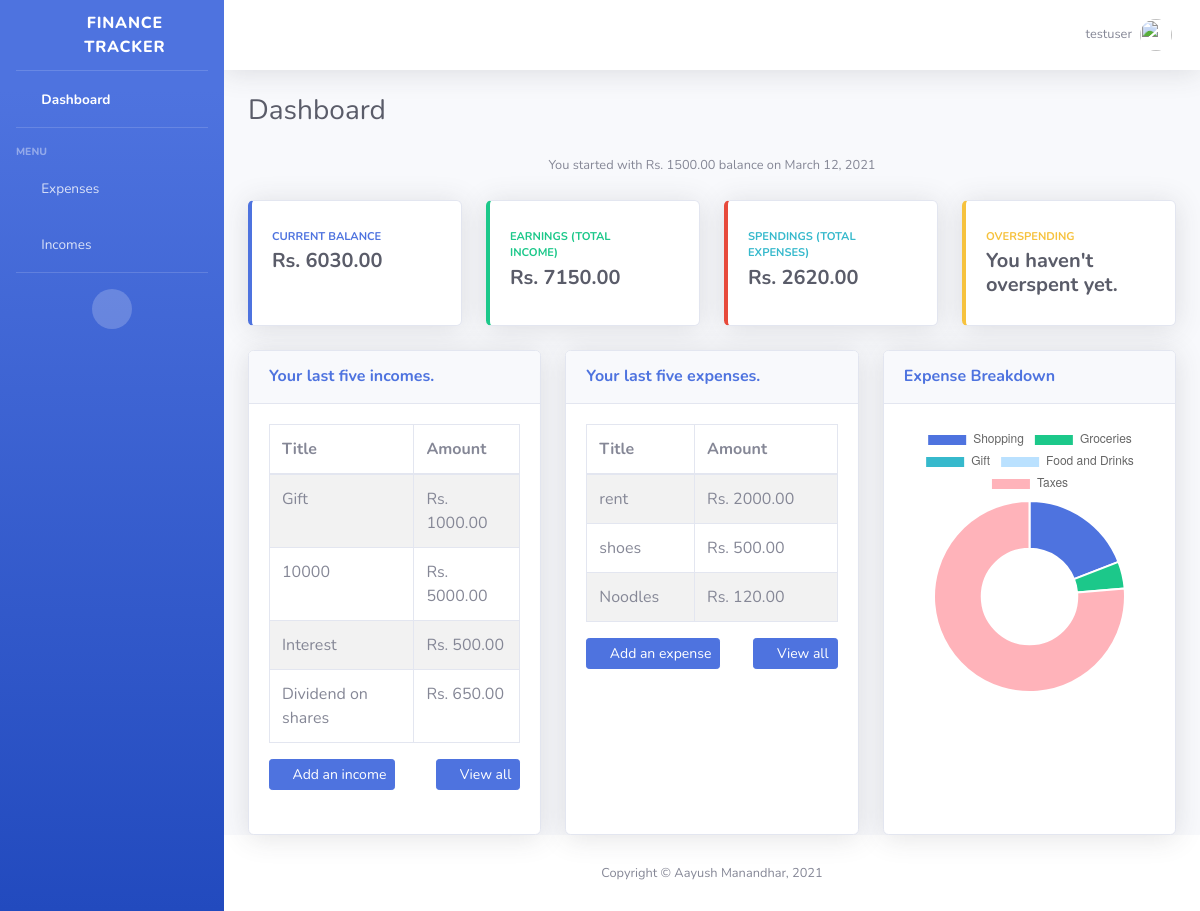
The app's page / (signed in), older data.
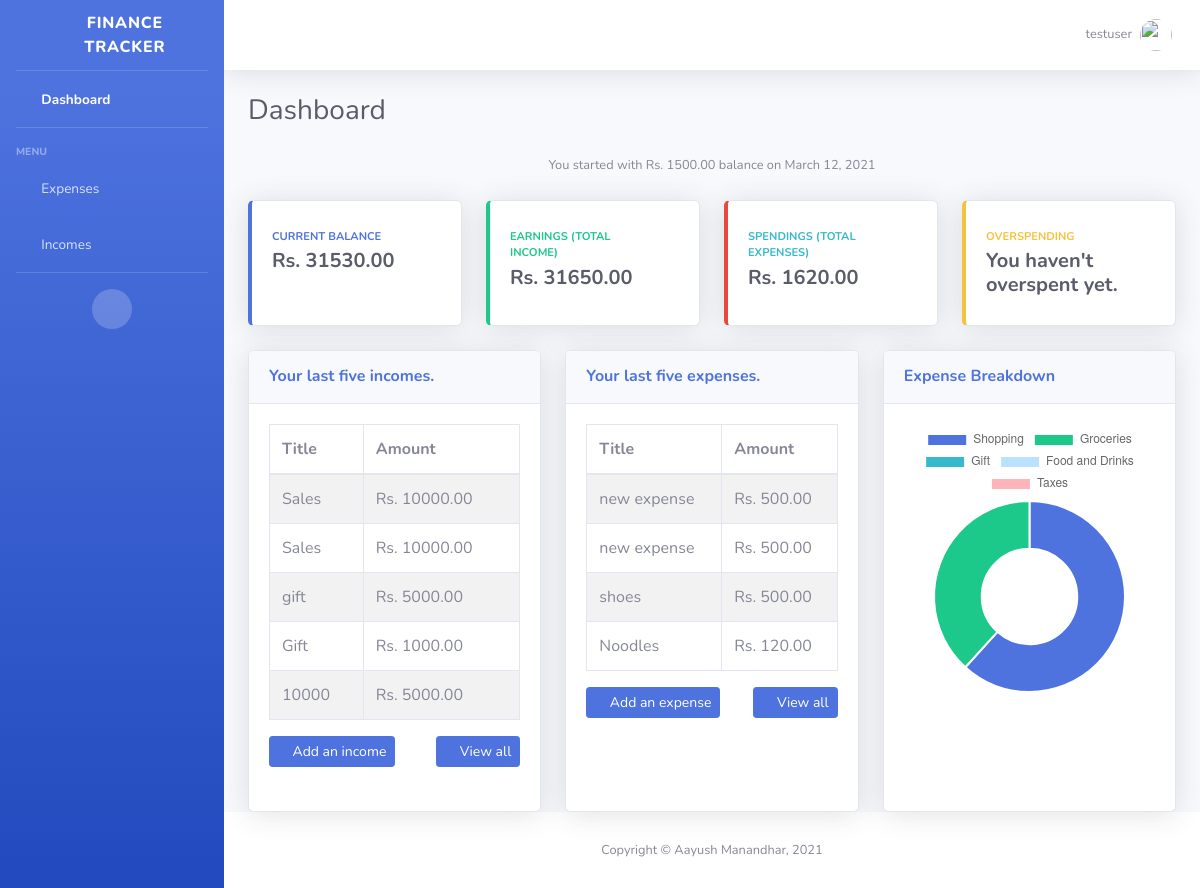
The same page, newer data.
### expense/models.py (models this page shows)
class StartAmt(models.Model):
    user = models.ForeignKey(User, on_delete=models.CASCADE, default=1)
    amount = models.DecimalField(max_digits=8, decimal_places=2)
    date = models.DateField(auto_now_add=True)

class Income(models.Model):
    user = models.ForeignKey(User, on_delete=models.CASCADE, default=1)
    title = models.CharField(max_length=101)
    amount = models.DecimalField(max_digits=8, decimal_places=2)
    date = models.DateField(default=datetime.now)
    category = models.ForeignKey(IncomeCategory, on_delete=models.CASCADE)
    image = models.ImageField(upload_to="images/incomes", default='images/expenses/default.jpg', blank=True)
    description = models.TextField(blank=True)
    def __str__(self):
        return self.title

class Expense(models.Model):
    user = models.ForeignKey(User, on_delete=models.CASCADE, default=1)
    title = models.CharField(max_length=101)
    amount = models.DecimalField(max_digits=8, decimal_places=2)
    date = models.DateField(default= datetime.now)
    category = models.ForeignKey(Category, on_delete=models.CASCADE)
    image = models.ImageField(upload_to="images/expenses", blank=True)
    description = models.TextField(blank = True)
    def __str__(self):
        return self.title

### expense/views.py (the view)
# urls.py: path('', views.index, name='home'),
@login_required()
def index(request):
    balance = ''
    difference = ''
    expenses = Expense.objects.filter(user = request.user)
    expenses1 = Expense.objects.filter(user = request.user)
    all_incomes = Income.objects.filter(user = request.user)
    startamt = StartAmt.objects.filter(user = request.user)
    firstFiveexp = Expense.objects.filter(user = request.user).order_by('-date')[:5]
    firstFiveinc = Income.objects.filter(user = request.user).order_by('-date')[:5]
    categories = Category.objects.all()
    sum1 = 0
    a=0
    for exp in expenses:
        sum1 += exp.amount
        print(sum1)
    Incomesum = 0
    for income in all_incomes:
        Incomesum += income.amount
    for bal in startamt:
        a = bal.amount
    if a>0:
        balance = (a+Incomesum)-sum1
        difference = sum1-(Incomesum+a)
    list1 = []
    catlist = []
    b = 1
    sum = 0
    for cat in categories:
        cat1 = Expense.objects.filter(category=b, user=request.user)
        cat2 = Category.objects.get(id=b)
        catlist.append(cat2)
        for cat in cat1:
            sum += cat.amount
        list1.append(sum)
        sum = 0
        b += 1
    context = {
        'expenses':expenses,
        'incomes': all_incomes,
        'totalexp':sum1,
        'totalIncome':Incomesum,
        'diff':difference,
        'firstFiveexp':firstFiveexp,
        'firstFiveinc':firstFiveinc,
        'balance':balance,
        'start':startamt,
        'list': list1,
        'catlist': catlist,
    }
    return render(request,'expense/index.html',context)

### expense/models.py (called while the page is built)
    def __str__(self):
        return self.name

### expense/templates/expense/index.html (shortened to what the changed rows need)
<!DOCTYPE html>
<html lang="en">
{% load static %}
<head>
    <link href="{% static 'expense/vendor/fontawesome-free/css/all.min.css' %}" rel="stylesheet" type="text/css">
    <link href="{% static 'expense/css/sb-admin-2.min.css' %}" rel="stylesheet">
</head>
<body id="page-top">
<div id="wrapper">
    <div id="content-wrapper" class="d-flex flex-column">
        <div id="content">
            <div class="container-fluid">
                <div class="d-sm-flex align-items-center justify-content-between mb-4">
                    <h1 class="h3 mb-0 text-gray-800">Dashboard</h1>
                </div>
                    <center><small class="text-muted">
                        {% for start in start %}
                          You started with Rs. {{ start.amount }} balance on {{ start.date }}
                        {% endfor %}
                    </small></center> <br/>
                <div class="row">
                    <div class="col-xl-3 col-md-6 mb-4">
                        <div class="card border-left-primary shadow h-100 py-2">
                            <div class="card-body">
                                <div class="row no-gutters align-items-center">
                                    <div class="col mr-2">
                                        <div class="text-xs font-weight-bold text-primary text-uppercase mb-1">
                                            Current Balance
                                        </div>
                                        <div class="h5 mb-0 font-weight-bold text-gray-800">{% if balance < 0 %}
                                            You don't have money!
                                            {% else %}
                                            Rs. {{ balance }}
                                            {% endif %}
                                        </div>
                                    </div>
                                </div>
                            </div>
                        </div>
                    </div>
                    <div class="col-xl-3 col-md-6 mb-4">
                        <div class="card border-left-success shadow h-100 py-2">
                            <div class="card-body">
                                <div class="row no-gutters align-items-center">
                                    <div class="col mr-2">
                                        <div class="text-xs font-weight-bold text-success text-uppercase mb-1">
                                            Earnings (Total Income)
                                        </div>
                                        <div class="h5 mb-0 font-weight-bold text-gray-800"> {% if totalIncome == 0 %}
                                            No data stored!
                                            {% else %}
                                            Rs. {{ totalIncome }}
                                            {% endif %}
                                        </div>
                                    </div>
                                </div>
                            </div>
                        </div>
                    </div>
                    <div class="col-xl-3 col-md-6 mb-4">
                        <div class="card border-left-danger shadow h-100 py-2">
                            <div class="card-body">
                                <div class="row no-gutters align-items-center">
                                    <div class="col mr-2">
                                        <div class="row no-gutters align-items-center">
                                            <div class="col-auto">
                                                <div class="h5 mb-0 mr-3 font-weight-bold text-gray-800">
                                                    {% if totalexp == 0 %}
                                                    No data stored!
                                                    {% else %}
                                                    Rs. {{ totalexp }}
                                                    {% endif %}
                                                </div>
                                            </div>
                                        </div>
                                    </div>
                                </div>
                            </div>
                        </div>
                    </div>
                </div>
                <div class="row">
                    <div class="col-xl-4 col-lg-7">
                        <div class="card shadow mb-4 h-100">
                            <div class="card-body">
                                <div class="chart-area">
                                     <table class="table table-striped table-bordered" >
                                        <thead>
                                          <tr>
                                            <th>Title</th>
                                            <th>Amount</th>
                                          </tr>
                                        </thead>
                                        <tbody>
                                           {% for income in firstFiveinc %}
                                           <tr>
                                            <td>{{ income }}</td><td>Rs. {{ income.amount }}</td>
                                          </td></tr>
                                            {% endfor %}
                                        </tbody>
                                      </table>
                                </div>
                            </div>
                        </div>
                    </div>
                    <div class="col-xl-4 col-lg-7">
                        <div class="card shadow mb-4 h-100">
                            <div class="card-body">
                                <div class="chart-area">
                                    <table class="table table-striped table-bordered" >
                                        <thead>
                                          <tr>
                                            <th>Title</th>
                                            <th>Amount</th>
                                          </tr>
                                        </thead>
                                        <tbody>
                                           {% for expense in firstFiveexp %}
                                           <tr>
                                            <td>{{ expense }}</td><td class="amount">Rs. {{ expense.amount }}</td>
                                          </td></tr>
                                            {% endfor %}
                                        </tbody>
                                      </table>
                                </div>
                            </div>
                        </div>
                    </div>
                    <div class="col-xl-4 col-lg-7">
                        <div class="card shadow mb-4 h-100">
                            <div class="card-body">
                                <div class="chart-pie pt-10 pb-2">
                                    <canvas id="myPieChart"></canvas>
                                </div>
                            </div>
                        </div>
                    </div>
                </div>
            </div>
        </div>
    </div>
</div>
<script>
var ctx = document.getElementById("myPieChart");
var myPieChart = new Chart(ctx, {
  type: 'doughnut',
  data: {
    labels: [{% for category in catlist %}'{{ category }}',{% endfor %}],
    datasets: [{
      data: [{% for list in list %} {{ list }}, {% endfor %}],
      backgroundColor: ['#4e73df', '#1cc88a', '#36b9cc', '#bae1ff', '#ffb3ba', '#db27c5', '#835bab'],
      hoverBackgroundColor: ['#2e59d9', '#17a673', '#2c9faf'],
      hoverBorderColor: "rgba(234, 236, 244, 1)",
    }],
  },
  options: {
    responsive: true,
    maintainAspectRatio: false,
    tooltips: {
      backgroundColor: "rgb(255,255,255)",
      bodyFontColor: "#858796",
      borderColor: '#dddfeb',
      borderWidth: 1,
      xPadding: 15,
      yPadding: 15,
      displayColors: false,
      caretPadding: 10,
    },
    legend: {
      display: true
    },
    cutoutPercentage: 80,
  },
});
</script>
</body>
</html>

Row changes from the older to the newer data that the page shows:
removed Income: title "Interest", amount "500.00"
no longer on this page (row unchanged): Income: title "Dividend on shares", amount "650.00"
removed Expense: title "rent", amount "2000.00"
added Income: title "Sales", amount "10000.00"
added Income: title "Sales", amount "10000.00"
added Income: title "gift", amount "5000.00"
added Expense: title "new expense", amount "500.00"
added Expense: title "new expense", amount "500.00"
Text that changed along with them:
{{ balance }}: "6030.00" → "31530.00"
{{ totalIncome }}: "7150.00" → "31650.00"
{{ totalexp }}: "2620.00" → "1620.00"
chart data {{ list }}: 500.00, 120.00, 0, 0, 2000.00 → 1000.00, 620.00, 0, 0, 0
